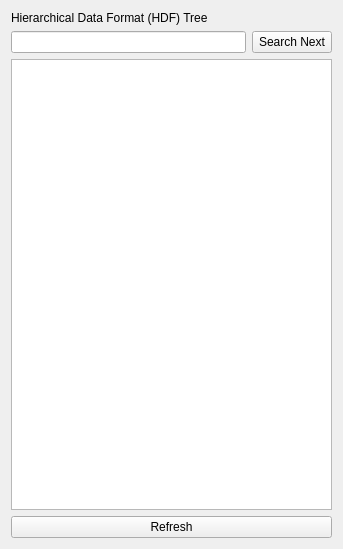
<?xml version="1.0" encoding="UTF-8"?>
<ui version="4.0">
 <class>Form</class>
 <widget class="QWidget" name="Form">
  <property name="geometry">
   <rect>
    <x>0</x>
    <y>0</y>
    <width>343</width>
    <height>549</height>
   </rect>
  </property>
  <property name="sizePolicy">
   <sizepolicy hsizetype="Preferred" vsizetype="Expanding">
    <horstretch>0</horstretch>
    <verstretch>0</verstretch>
   </sizepolicy>
  </property>
  <property name="windowTitle">
   <string>Form</string>
  </property>
  <layout class="QVBoxLayout" name="verticalLayout">
   <item>
    <widget class="QLabel" name="label_HDF">
     <property name="text">
      <string>Hierarchical Data Format (HDF) Tree</string>
     </property>
    </widget>
   </item>
   <item>
    <layout class="QHBoxLayout" name="horizontalLayout">
     <item>
      <widget class="QLineEdit" name="lineEdit_search"/>
     </item>
     <item>
      <widget class="QPushButton" name="pushButton_search">
       <property name="text">
        <string>Search Next</string>
       </property>
      </widget>
     </item>
    </layout>
   </item>
   <item>
    <widget class="QTreeView" name="treeView_HDF"/>
   </item>
   <item>
    <layout class="QHBoxLayout" name="horizontalLayout_2">
     <item>
      <widget class="QPushButton" name="pushButton_refresh">
       <property name="text">
        <string>Refresh</string>
       </property>
      </widget>
     </item>
    </layout>
   </item>
  </layout>
 </widget>
 <resources/>
 <connections/>
</ui>
